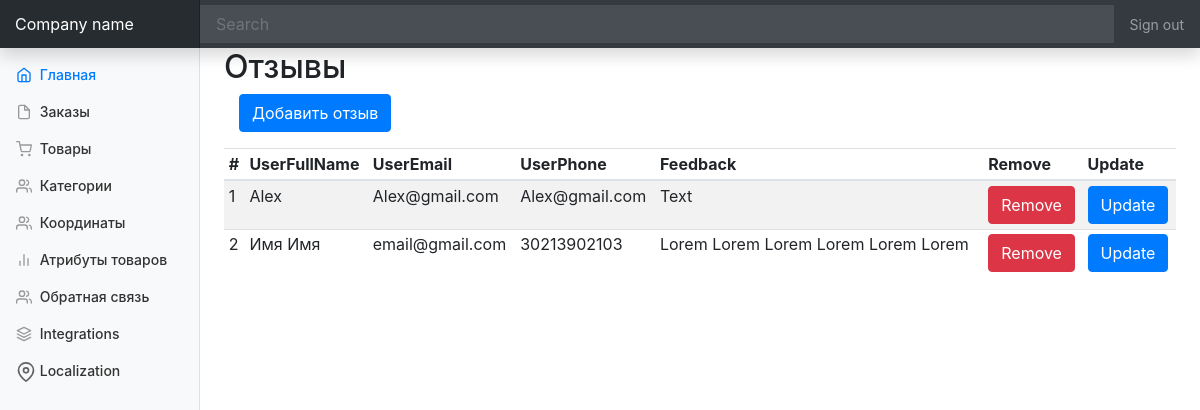
Page /index.php?ctrl=Feedback&act=feedbackList on the committed database.
### tables this page shows
CREATE TABLE IF NOT EXISTS `feedback` (
  `feedbackID` int(11) NOT NULL AUTO_INCREMENT,
  `userFullName` varchar(100) NOT NULL,
  `userEmail` varchar(100) NOT NULL,
  `userPhone` varchar(25) NOT NULL,
  `feedbackText` varchar(1000) NOT NULL,
  PRIMARY KEY (`feedbackID`)
);

### controllers/panel/MainController.php (called while the page is built, shortened)
<?php
class MainController extends BaseController {
    public function start(  ){
        $controller = $this->request->getGetValue('ctrl');
        $action = $this->request->getGetValue('act');
        $controllerClass = "controllers\\panel\\{$controller}Controller";
        if(class_exists($controllerClass)){
            $controllerInstance = new $controllerClass();
        }
        if(method_exists($controllerClass, "{$action}Action")){
            $viewToInclude = $controllerInstance->{"{$action}Action"}();
        }
        else{
            $controller = "Home";
            $action = "index";
            $controllerClass = "controllers\\panel\\{$controller}Controller";
            $controllerInstance = new $controllerClass();
            $viewToInclude = $controllerInstance->{"{$action}Action"}();
        }
        $this->view = $controllerInstance->view;
        include_once "views/Default/header.php";
        include_once "views/$controller/$viewToInclude.php";
    }
}

### index.php (called while the page is built, shortened)
<?php
$app = new MainController();
$app->start();

### controllers/panel/BaseController.php (called while the page is built, shortened)
<?php
class BaseController{
    public function __construct(){
        $this->view = new View();
    }
}

### utils/View.php (called while the page is built, shortened)
<?php
class View{
    private $storage = [];
    public function __get($name){
        if(isset($this->storage[$name])){
            return $this->storage[$name];
        }
        return null;
    }
    public function __set($name, $value){
        $this->storage[$name] = $value;
    }
}

### models/Feedback.php (called while the page is built, shortened)
<?php
class Feedback
{
    public static function GetFeedbackList( $limit = 5, $offset= 0 )
    {
        $stm = MySQL::$db->prepare("SELECT * FROM feedback LIMIT $offset,$limit");
        $stm->execute();
        $feedbackList = $stm->fetchAll(\PDO::FETCH_OBJ);
        return $feedbackList;
    }
}

### controllers/panel/FeedbackController.php (called while the page is built, shortened)
<?php
class FeedbackController extends BaseController
{
    public function feedbackListAction(  )
    {
        $this->view->feedbackList = Feedback::GetFeedbackList(5,0);
        return 'feedback-list';
    }
}

### views/Feedback/feedback-list.php (the view, shortened to what this page needs)
<main role="main" class="col-md-9 ml-sm-auto col-lg-10 px-4">
    <h2>Отзывы </h2>
    <form class="col-12">
        <div class="form-group">
            <a href="index.php?ctrl=Feedback&act=addFeedback" class="btn btn-primary">Добавить отзыв</a>
        </div>
    </form>
    <div class="table-responsive">
        <table class="table table-striped table-sm">
            <thead>
            <tr>
                <th>#</th>
                <th>UserFullName</th>
                <th>UserEmail</th>
                <th>UserPhone</th>
                <th>Feedback</th>
                <th>Remove</th>
                <th>Update</th>
            </tr>
            </thead>
            <tbody>
            <?php foreach ( $this->view->feedbackList as $feedback ) { ?>
                <tr data-feedback-id="<?= $feedback->feedbackID ?>">
                    <td><?= $feedback->feedbackID ?></td>
                    <td><?= $feedback->userFullName ?></td>
                    <td><?= $feedback->userEmail ?></td>
                    <td><?= $feedback->userPhone ?></td>
                    <td><?= $feedback->feedbackText ?></td>
                    <td><button data-feedback-id="<?= $feedback->feedbackID ?>" class="btn btn-danger" >Remove</button></td>
                    <td><a class="btn btn-primary" href="?ctrl=Category&act=update">Update</a></td>
                </tr>
            <?php } ?>
            </tbody>
        </table>
    </div>
        </main>
    </div>
</div>

### assets/css/styles.css (style rules this page uses)
body { font-size: .875rem; }
[role="main"] { padding-top: 48px; }

### rows in the picture
feedback: feedbackID "1", userFullName "Alex", userEmail "Alex@gmail.com", userPhone "Alex@gmail.com", feedbackText "Text"
feedback: feedbackID "2", userFullName "Имя Имя", userEmail "email@gmail.com", userPhone "30213902103", feedbackText "Lorem Lorem Lorem Lorem Lorem Lorem"
